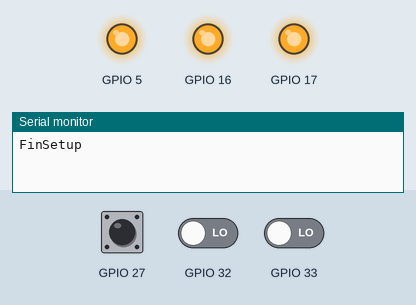
Recording of a program running on a simulated ESP32. Parts: output pins drawn as LEDs (lit = HIGH), the last lines printed to the serial monitor. Inputs (shaded band) come from the test bench; at power-on: GPIO 27 LOW, GPIO 33 LOW, GPIO 32 LOW.

Above: at 1.2 s.
1.3 s: GPIO 27 driven HIGH
At 2.7 s:
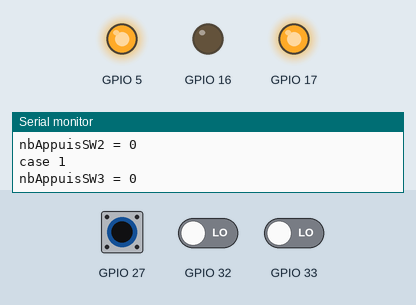
3.1 s: GPIO 33 driven HIGH
5.1 s: GPIO 27 pulsed LOW 2 times (0.12 s each, 0.3 s apart)
Timing chart, 0 to 8.1 s (numbered marks = the images above; inputs shaded):
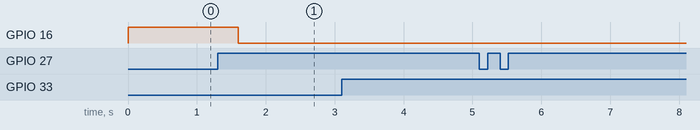

Measured:
- after the input at 1.3 s, GPIO 16: HIGH → LOW after 0.30 s

The program:

main.cpp
```cpp
////////////////////////////////////////////////////////////////
/*
Programme John_Rosa_ESP32_MLI-Ifinity
crée par Rosa John le 13/01/22
Version 1.0

Ce programme consisteras à faire varier une intensité lumineuse,
sur une des trois led de notre carte. Et de aussi pouvoir éteiddre,
la led selctionné

Cahier des carges:
  - l’appui sur SW1 sélectionne DEL
  - l’appui sur SW2 augmente l’intensité lumineuse de la DEL sélectionnée
  - l’appui sur SW3 éteint la DEL sélectionnée
  - Configuration du module MLI : fréquence de 2kHz, résolution de 12 bits,rapport cyclique variable.

  Fonction à créer
    -Allumez LED en fonction du nombre d’appuis (rapportCyclique)

*/
////////////////////////////////////////////////////////////////
#include <Arduino.h>
#include "John_Rosa_ESP32_MLI-Infinity.h"

int  nombreAppuisSW1 = 0;
int  nombreAppuisSW2 = 0;
int  nombreAppuisSW3 = 0;

uint32_t decompteMilis = 0;

int rapportCyclique = 0;
////////////////////////////////////////////////////////////////
void IRAM_ATTR InteruptionSW1(){
  if (millis() - DECOMPTE >= decompteMilis) {
    nombreAppuisSW1++;
    Serial.println("InteruptSW1");
  }
}

void IRAM_ATTR InteruptionSW2(){
  if (millis() - DECOMPTE >= decompteMilis) {
    nombreAppuisSW2++;
    Serial.println("InteruptSW2");
  }
}

void IRAM_ATTR InteruptionSW3(){
  if (millis() - DECOMPTE >= decompteMilis) {
    nombreAppuisSW3++;
    Serial.println("InteruptSW3");
  }
}
////////////////////////////////////////////////////////////////
void setup() {
initialiserOLED_BP();
attachInterrupt(BOUTON_SW1, InteruptionSW1, FRONT_MONTANT) ;
attachInterrupt(BOUTON_SW2, InteruptionSW2, FRONT_MONTANT) ;
attachInterrupt(BOUTON_SW3, InteruptionSW3, FRONT_MONTANT) ;
Serial.println("FinSetup");
}

void loop() {


  switch (nombreAppuisSW1)
  {

    case 1: //LedRouge
      Serial.println("case 1");
      delay(100);
      if(nombreAppuisSW3 == 0)
      {
        Serial.println("nbAppuisSW3 = 0");
        delay(100);
        if(nombreAppuisSW2 == 0){
          Serial.println("nbAppuisSW2 = 0");
          delay(100);
          piloterLed(LED_ROUGE,ETEINDRE);
        }else{
          changerIntesiteLed(LED_ROUGE,nombreAppuisSW2);
          Serial.println("change l'intensité");
          delay(100);
        }
      }else {
        nombreAppuisSW2 = 0;
        nombreAppuisSW3 = 0;
      }

    break;


  case 2: //LedOrange
  Serial.println("case 2");
  break;


  case 3: //ledVerte
  Serial.println("case 3");
  nombreAppuisSW1 = 1;
  break;
  }


}
```
